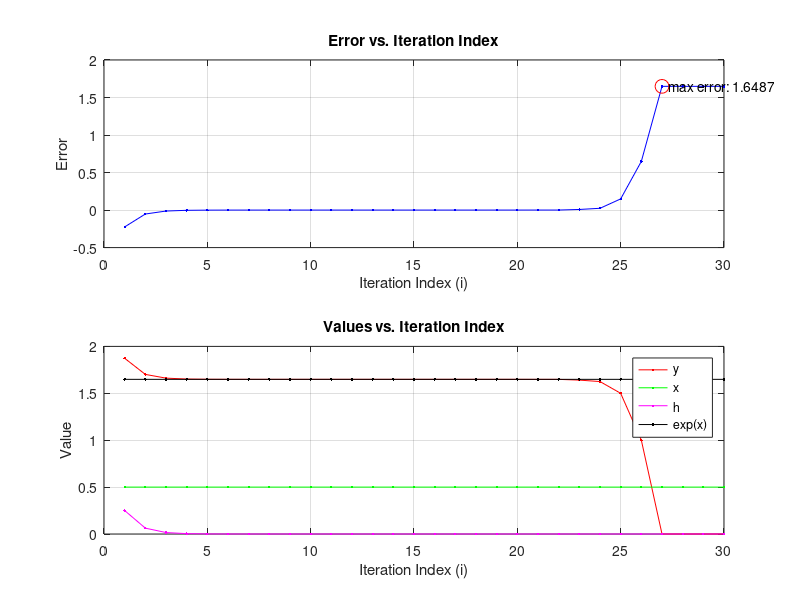

This chart was generated by the following MATLAB code:
imax = 0;
n = 30;
x = 0.5;
h = 1.0;
emax = 0.0;
errors = zeros(1, n); % Initialize array to store errors
y_values = zeros(1, n); % Initialize array to store y values
x_values = zeros(1, n); % Initialize array to store x values
exp_values = zeros(1, n); % Initialize array to store exp(x) values
h_values = zeros(1, n); % Initialize array to store h values

for i = 1:n
    h = 0.25 * h;
    y = (exp(x + h) - exp(x)) / h;
    y_values(i) = y; % Store y value for plotting
    x_values(i) = x; % Store x value for plotting
    exp_values(i) = exp(x); % Store exp(x) value for plotting
    h_values(i) = h; % Store h value for plotting
    % error = abs(exp(x) - y); % Take absolute value of error
    error = exp(x) - y;
    errors(i) = error; % Store error for plotting
    if error > emax
        emax = error;
        imax = i;
    end
end

% Plot error vs. iteration index
subplot(2, 1, 1);
plot(1:n, errors, 'b.-');
xlabel('Iteration Index (i)');
ylabel('Error');
title('Error vs. Iteration Index');
grid on;

% Highlight the maximum error point
hold on;
plot(imax, emax, 'ro', 'MarkerSize', 10);
text(imax, emax, ['  max error: ' num2str(emax)]);
hold off;

% Plot y, x, h, and cos(x)
subplot(2, 1, 2);
plot(1:n, y_values, 'r.-', 1:n, x_values, 'g.-', 1:n, h_values, 'm.-', 1:n, exp_values, 'k.-');
legend('y', 'x', 'h', 'exp(x)', 'Location', 'best');
xlabel('Iteration Index (i)');
ylabel('Value');
title('Values vs. Iteration Index');
grid on;
